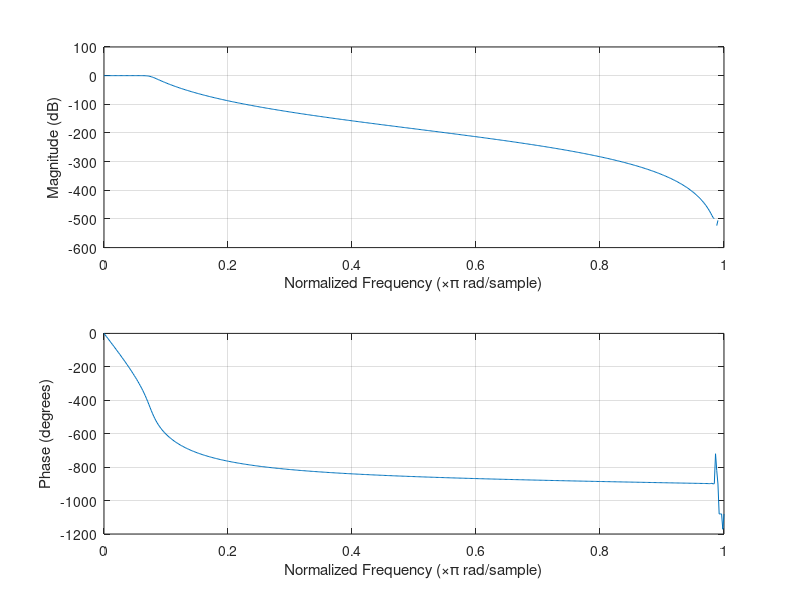
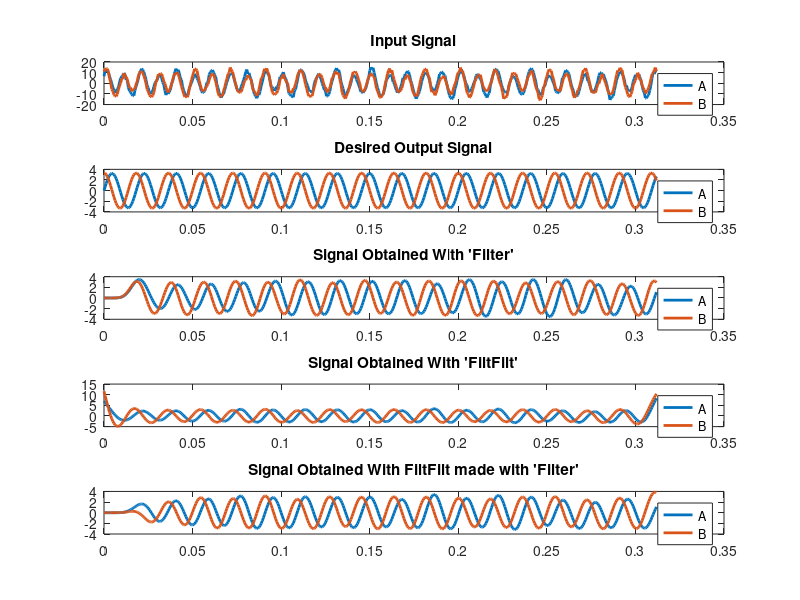
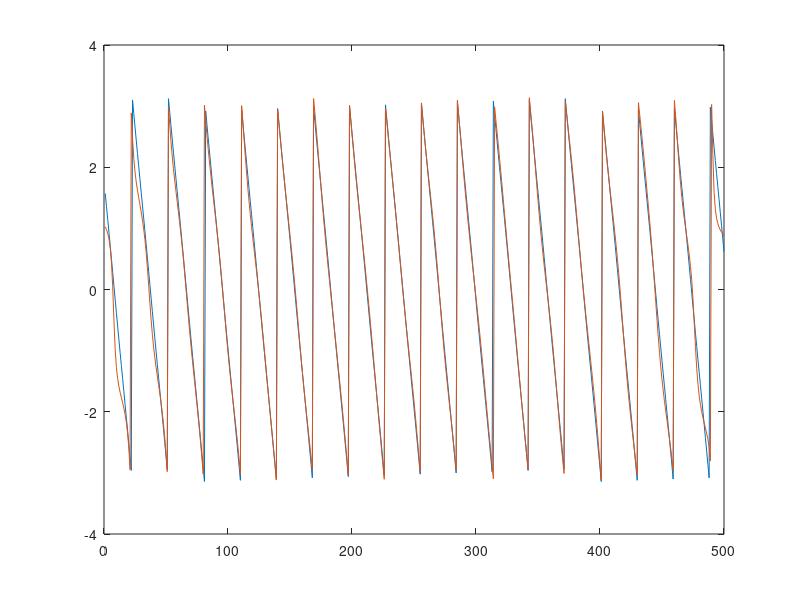

Here is the MATLAB script that generated these plots, in order:
clear;
close all;

%% Params

% filter params %
fs = 1.6e3;
fc = 60;
fstop = 100;
fnorm = [0 fc/(fs/2) fstop/(fs/2) 1];
amps = [1 1 0 0];
order = 10;
taps = order + 1;

% signal params %
Lsig = 500;
fsig = 55; % sig we want
fbad = 100; % sig we don't want or something
phsig = 0;
phbadA = 45;
phbadB = 45;
sig_snr = 10;
bad_snr = 20;

%% Generate Signals "A"

tt = 0:1/fs:(Lsig-1)/fs;
nnA = randn(Lsig, 1);
sigA = sqrt((10^(sig_snr / 10) * var(nnA))) * sin(2*pi*fsig*tt + pi/180*phsig).';
badA = sqrt((10^(bad_snr / 10) * var(nnA))) * sin(2*pi*fbad*tt + pi/180*phbadA).';
xxA = sigA + badA + nnA;

nnB = randn(Lsig, 1);
sigB = sqrt((10^(sig_snr / 10) * var(nnB))) * sin(2*pi*fsig*tt + pi/180*phsig + pi/2).';
badB = sqrt((10^(bad_snr / 10) * var(nnB))) * sin(2*pi*fbad*tt + pi/180*phbadB).';
xxB = sigB + badB + nnB;

%% Design Filter
[b, a] = butter(order, fc ./ (fs/2), 'low');
% b = firpm(order, fnorm, amps);
% a = 1;
figure;
freqz(b, a);

%% Apply Filter in Various Ways

figure;

subplot(5, 1, 1);
plot(tt, xxA, 'LineWidth', 2);
hold on
plot(tt, xxB, 'LineWidth', 2);
hold off
legend("A", "B");
title("Input Signal");

subplot(5, 1, 2);
plot(tt, sigA, 'LineWidth', 2);
hold on
plot(tt, sigB, 'LineWidth', 2);
hold off
legend("A", "B");
title("Desired Output Signal");

subplot(5, 1, 3);
yy_filtA = filter(b, a, xxA);
yy_filtB = filter(b, a, xxB);
plot(tt, yy_filtA, 'LineWidth', 2);
hold on
plot(tt, yy_filtB, 'LineWidth', 2);
hold off
legend("A", "B");
title("Signal Obtained With 'Filter'");

subplot(5, 1, 4);
yy_filtfiltA = filtfilt(b, a, xxA);
yy_filtfiltB = filtfilt(b, a, xxB);
plot(tt, yy_filtfiltA, 'LineWidth', 2);
hold on
plot(tt, yy_filtfiltB, 'LineWidth', 2);
hold off
legend("A", "B");
title("Signal Obtained With 'FiltFilt'");

subplot(5, 1, 5);
yy_sketchyfiltfiltA = filter(b, a, flipud(filter(b, a, flipud(xxA))));
yy_sketchyfiltfiltB = filter(b, a, flipud(filter(b, a, flipud(xxB))));
plot(tt, yy_sketchyfiltfiltA, 'LineWidth', 2);
hold on
plot(tt, yy_sketchyfiltfiltB, 'LineWidth', 2);
hold off
legend("A", "B");
title("Signal Obtained With FiltFilt made with 'Filter'");

figure;
plot(atan2(sigB, sigA));
hold on
% plot(atan2(yy_sketchyfiltfiltB, yy_sketchyfiltfiltA), 'LineWidth', 2);
plot(atan2(yy_filtfiltB, yy_filtfiltA));
% plot(atan2(yy_filtB, yy_filtA));
hold off
